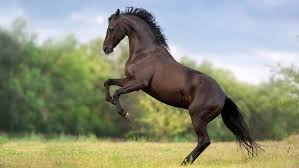
#> input picture download.jpg, 299 x 168 px
$ jupyter execute 'Program Contrast Stretching.ipynb'
#> lines starting #> are read from the running program, lines starting #| are printed output that depends on the picture
[cell 1]
import cv2
import numpy as np
from matplotlib import pyplot as plt

[cell 2]
img = cv2.imread('download.jpg')
#> img is the input picture: shape (168, 299, 3); mean B, G, R 125.2, 147.3, 143.1
img = cv2.cvtColor(img, cv2.COLOR_BGR2RGB)
original = img.copy()
xp = [0, 64, 128, 192,255]
fp = [0, 16, 128, 240, 255]
x = np.arange(256)
table = np.interp(x, xp, fp).astype('uint8')
img = cv2.LUT(img, table)
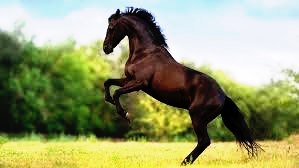
#> img: shape (168, 299, 3); mean R, G, B 149.8, 155.7, 111.2

[cell 3]
#display histogram
color = ('b','g','r')
for i,col in enumerate(color):
    histr = cv2.calcHist([original], [i], None, [256], [0, 256])
    plt.plot(histr, color=col)
    plt.xlim([0, 256])
plt.show()
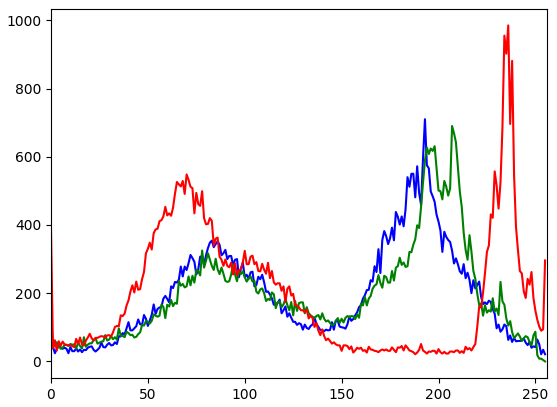
#> figure drawn by matplotlib, 1 panel; curve peaks at x = 193, y = 710; curve peaks at x = 207, y = 690; curve peaks at x = 236, y = 985
cv2.imshow("original", original)
cv2.imshow("output", img)
cv2.waitKey(0)
